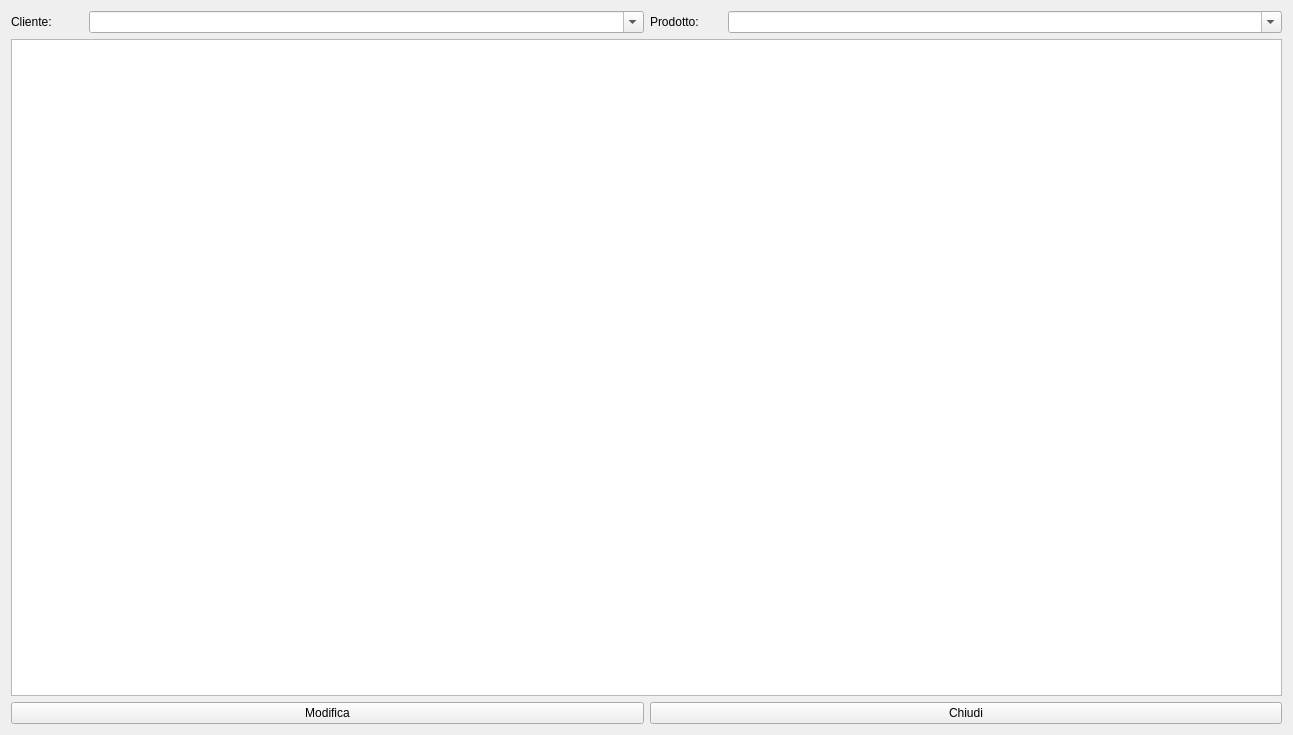
<?xml version="1.0" encoding="UTF-8"?>
<ui version="4.0">
 <class>HSchede</class>
 <widget class="QWidget" name="HSchede">
  <property name="geometry">
   <rect>
    <x>0</x>
    <y>0</y>
    <width>1293</width>
    <height>735</height>
   </rect>
  </property>
  <property name="windowTitle">
   <string>Schede</string>
  </property>
  <layout class="QVBoxLayout" name="verticalLayout_2">
   <item>
    <layout class="QVBoxLayout" name="verticalLayout">
     <item>
      <layout class="QHBoxLayout" name="horizontalLayout_3">
       <item>
        <layout class="QHBoxLayout" name="horizontalLayout">
         <item>
          <widget class="QLabel" name="label">
           <property name="maximumSize">
            <size>
             <width>72</width>
             <height>16777215</height>
            </size>
           </property>
           <property name="text">
            <string>Cliente:</string>
           </property>
          </widget>
         </item>
         <item>
          <widget class="QComboBox" name="cbClienti">
           <property name="editable">
            <bool>true</bool>
           </property>
           <property name="insertPolicy">
            <enum>QComboBox::NoInsert</enum>
           </property>
          </widget>
         </item>
        </layout>
       </item>
       <item>
        <layout class="QHBoxLayout" name="horizontalLayout_2">
         <item>
          <widget class="QLabel" name="label_2">
           <property name="maximumSize">
            <size>
             <width>72</width>
             <height>16777215</height>
            </size>
           </property>
           <property name="text">
            <string>Prodotto:</string>
           </property>
          </widget>
         </item>
         <item>
          <widget class="QComboBox" name="cbProdotti">
           <property name="editable">
            <bool>true</bool>
           </property>
           <property name="insertPolicy">
            <enum>QComboBox::NoInsert</enum>
           </property>
          </widget>
         </item>
        </layout>
       </item>
      </layout>
     </item>
     <item>
      <widget class="QTextEdit" name="textEdit"/>
     </item>
     <item>
      <layout class="QHBoxLayout" name="horizontalLayout_4">
       <item>
        <widget class="QPushButton" name="pbMod">
         <property name="text">
          <string>Modifica</string>
         </property>
        </widget>
       </item>
       <item>
        <widget class="QPushButton" name="pbClose">
         <property name="text">
          <string>Chiudi</string>
         </property>
        </widget>
       </item>
      </layout>
     </item>
    </layout>
   </item>
  </layout>
 </widget>
 <resources/>
 <connections/>
</ui>
